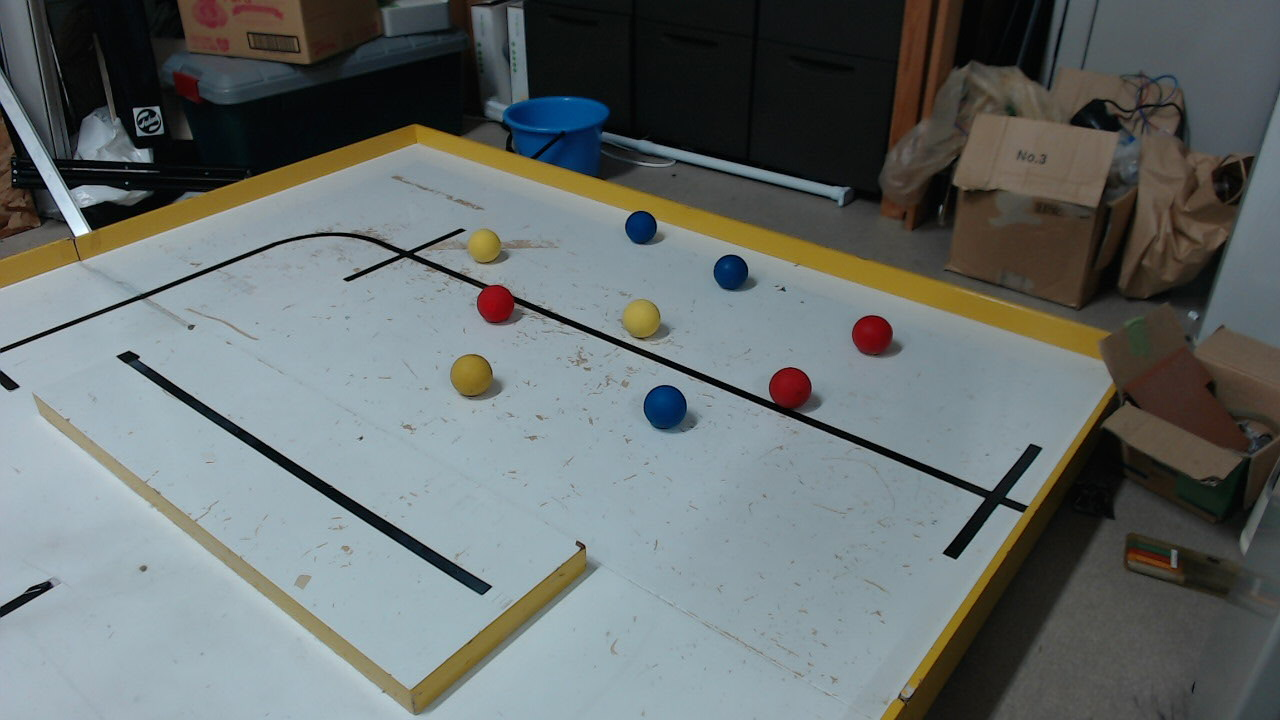
#> input picture ball_kyougidai.jpg, 1280 x 720 px
$ python test.py
#> lines starting #> are read from the running program, lines starting #| are printed output that depends on the picture; after the words box and inside, x2 and y2 are one past the last pixel; in counts of white or black regions, pixels touching at a corner belong together
import cv2
import numpy as np
## 必要なモジュールのimport

def main():
    #使用する画像のセット(カメラの画像を同じ様に指定できる)
    img = cv2.imread('ball_kyougidai.jpg')
#> img is the input picture: shape (720, 1280, 3); mean B, G, R 109.6, 110.3, 103.6
    #画像のサイズを指定
    size = (640,480)

    #画像のコピーを保存
    cimg1 = img

    #画像をhsv変換
    hsv = cv2.cvtColor(img, cv2.COLOR_BGR2HSV)
#> hsv: shape (720, 1280, 3); mean H, S, V 77.3, 57.9, 117.9

    #青色のマスクの閾値を指定
    low_blue = np.array([100, 100, 50])
    upper_blue = np.array([155, 255, 255])

    #青色のマスクを作成
    mask1 = cv2.inRange(hsv, low_blue, upper_blue)
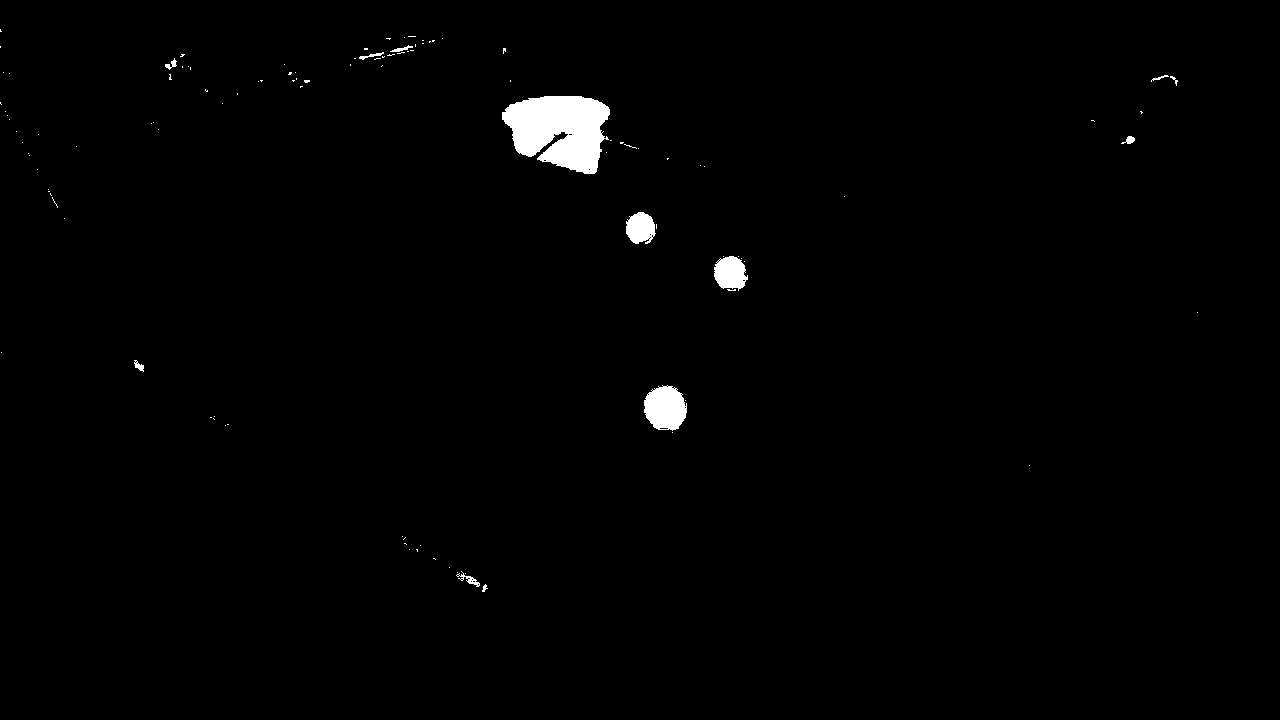
#> mask1: shape (720, 1280); 1.1% white; 111 white regions (98 under 20 px), largest, box (x1, y1, x2, y2) and area: (502, 96, 610, 174) 5969, (644, 385, 687, 431) 1494, (714, 256, 748, 291) 865

    #masking = cv2.bitwise_and(img, img, mask = mask1)

    #黄色のマスクの閾値を指定
    low_yellow = np.array([20, 105, 90])
    upper_yellow = np.array([50, 255, 255])

    #黄色のマスクを作成
    mask2 = cv2.inRange(hsv, low_yellow, upper_yellow)
#> mask2: shape (720, 1280); 4% white; 28 white regions (20 under 20 px), largest, box (x1, y1, x2, y2) and area: (76, 124, 1111, 360) 24121, (409, 551, 586, 712) 4376, (908, 384, 1115, 688) 2944

    #masking = cv2.bitwise_and(img, img, mask = mask2)

    #赤色のマスクの閾値を指定
    low_red = np.array([165, 70, 70])
    upper_red = np.array([180, 255, 255])

    #赤色のマスクを作成
    mask3 = cv2.inRange(hsv, low_red, upper_red)
#> mask3: shape (720, 1280); 0.4% white; 20 white regions (13 under 20 px), largest, box (x1, y1, x2, y2) and area: (477, 286, 514, 324) 1038, (852, 315, 892, 354) 1013, (770, 369, 811, 406) 956
    #masking = cv2.bitwise_and(img, img, mask = mask3)

    #青色、黄色、赤色全てのマスクの合成
    all_mask = mask1 + mask2 + mask3
#> all_mask: shape (720, 1280); 5.5% white; 158 white regions (131 under 20 px), largest, box (x1, y1, x2, y2) and area: (76, 96, 1111, 360) 30090, (409, 551, 586, 712) 4376, (908, 384, 1115, 688) 2944

    #カーネルを作成
    kernel = np.ones((5,5),np.uint8)


    all_mask = cv2.dilate(all_mask,kernel,iterations = 1)
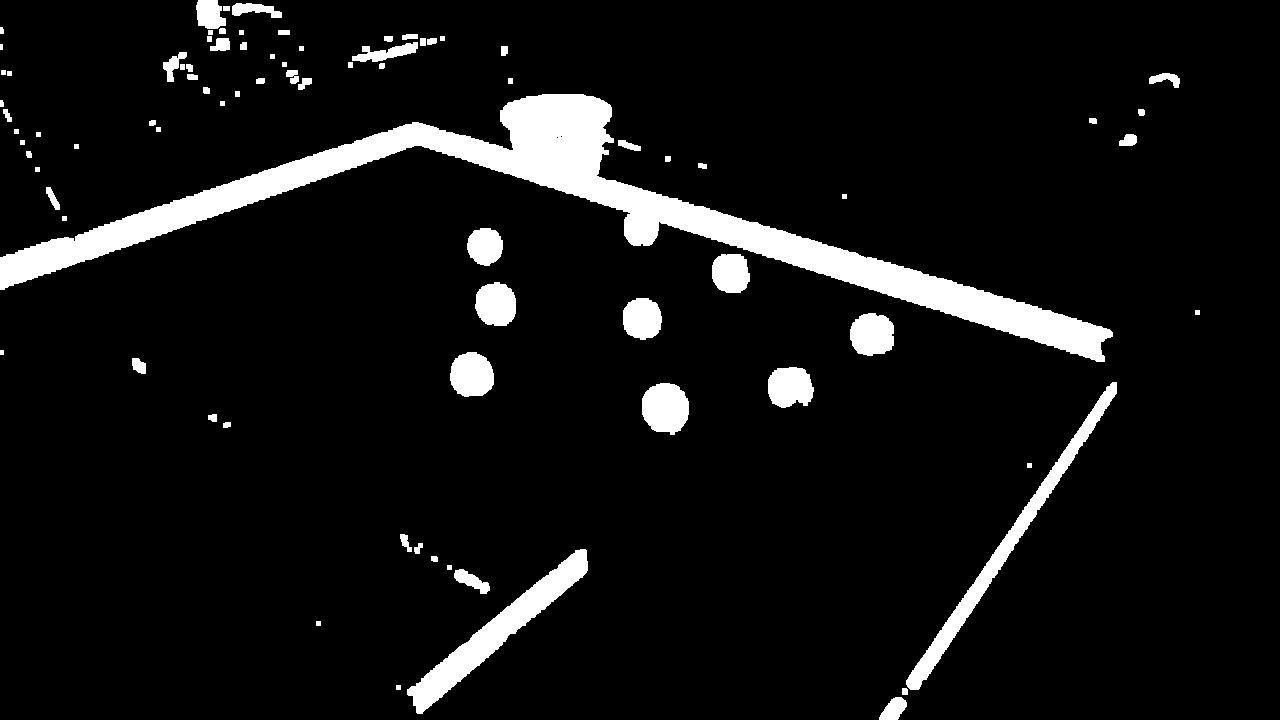
#> all_mask: shape (720, 1280); 7.5% white; 83 white regions (1 under 20 px), largest, box (x1, y1, x2, y2) and area: (0, 94, 1113, 362) 40381, (407, 549, 588, 714) 5776, (906, 382, 1117, 690) 5034

    # マスク画像の作成
    masking = cv2.bitwise_and(img, img, mask = all_mask)
    # Hough_tranceration
    #img = img[:,::-1]
    #masking = cv2.resize(masking, size)

    #マスク画像にガウシアンフィルタを適用
    masking = cv2.GaussianBlur(masking, (33,33), 1)

    #マスク画像の保存
    cimg2 = masking

    #マスク画像のグレイスケール化
    masking = cv2.cvtColor(masking, cv2.COLOR_RGB2GRAY)
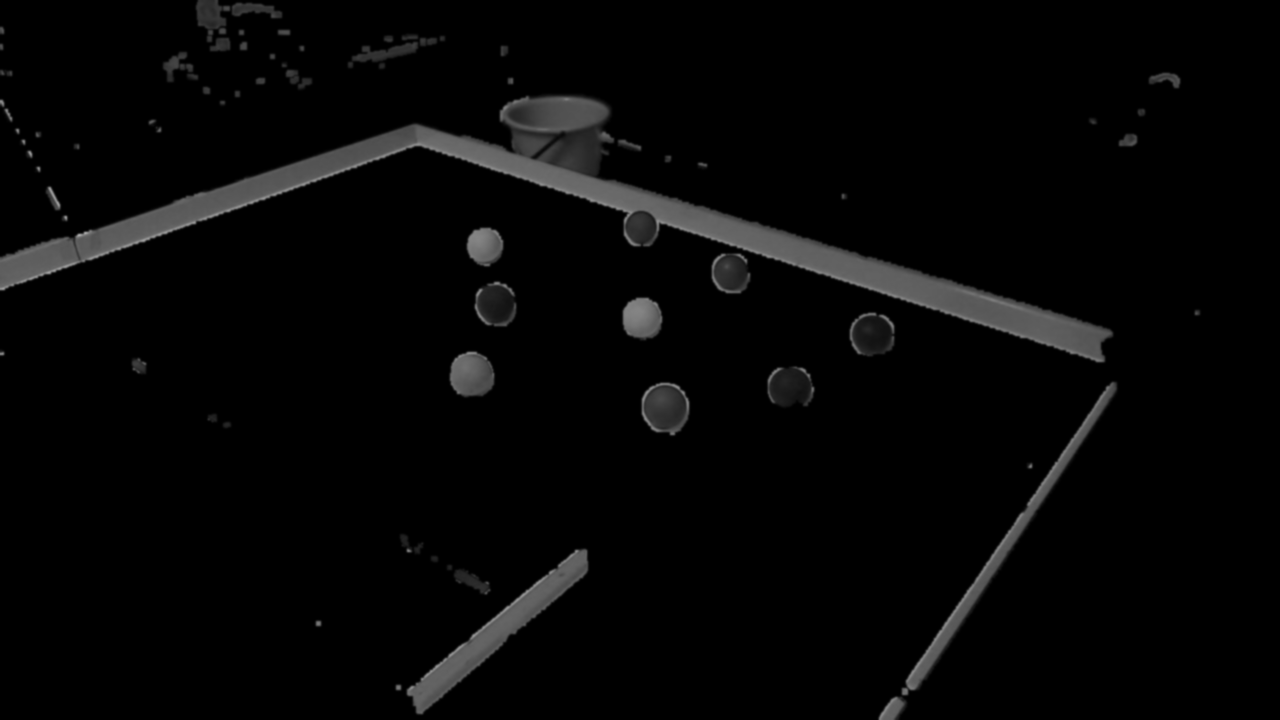
#> masking: shape (720, 1280); min 0, max 169, mean 6.3

    #ハフ変換の実行
    circles = cv2.HoughCircles(masking, cv2.HOUGH_GRADIENT, 1, 10,param1=50,param2=20,minRadius=5,maxRadius=30)
#> circles = [[666.5, 406.5, 22.9], [471.5, 374.5, 22.7], [496.5, 305.5, 21], [484.5, 246.5, 18.5], [640.5, 226.5, 15.5], [789.5, 387.5, 20], [731.5, 272.5, 17.4], [641.5, 318.5, 20.5], [870.5, 332.5, 20.2]]
    if circles is not None:
        circles = np.uint16(np.around(circles))
#> circles = [[666, 406, 23], [472, 374, 23], [496, 306, 21], [484, 246, 18], [640, 226, 16], [790, 388, 20], [732, 272, 17], [642, 318, 20], [870, 332, 20]]
        for i in circles[0,:]:
            #draw the outer circle
            cv2.circle(cimg1,(i[0],i[1]),i[2],(0,255,0),2)
            pos_str='(x,y)=('+str(i[0])+','+str(i[0])+')'
            cv2.putText(cimg1,pos_str,(i[0]+15, i[1]+30),cv2.FONT_HERSHEY_PLAIN,1,255,2,cv2.LINE_AA)
            #draw the center of the circle
            cv2.circle(cimg1,(i[0],i[1]),2,(0,0,255),3)
#> this loop made 9 passes
#> (i, pos_str) on passes 1 to 9: ([666, 406, 23], '(x,y)=(666,666)'), ([472, 374, 23], '(x,y)=(472,472)'), ([496, 306, 21], '(x,y)=(496,496)'), ([484, 246, 18], '(x,y)=(484,484)'), ([640, 226, 16], '(x,y)=(640,640)'), ([790, 388, 20], '(x,y)=(790,790)'), ([732, 272, 17], '(x,y)=(732,732)'), ([642, 318, 20], '(x,y)=(642,642)'), ([870, 332, 20], '(x,y)=(870,870)')
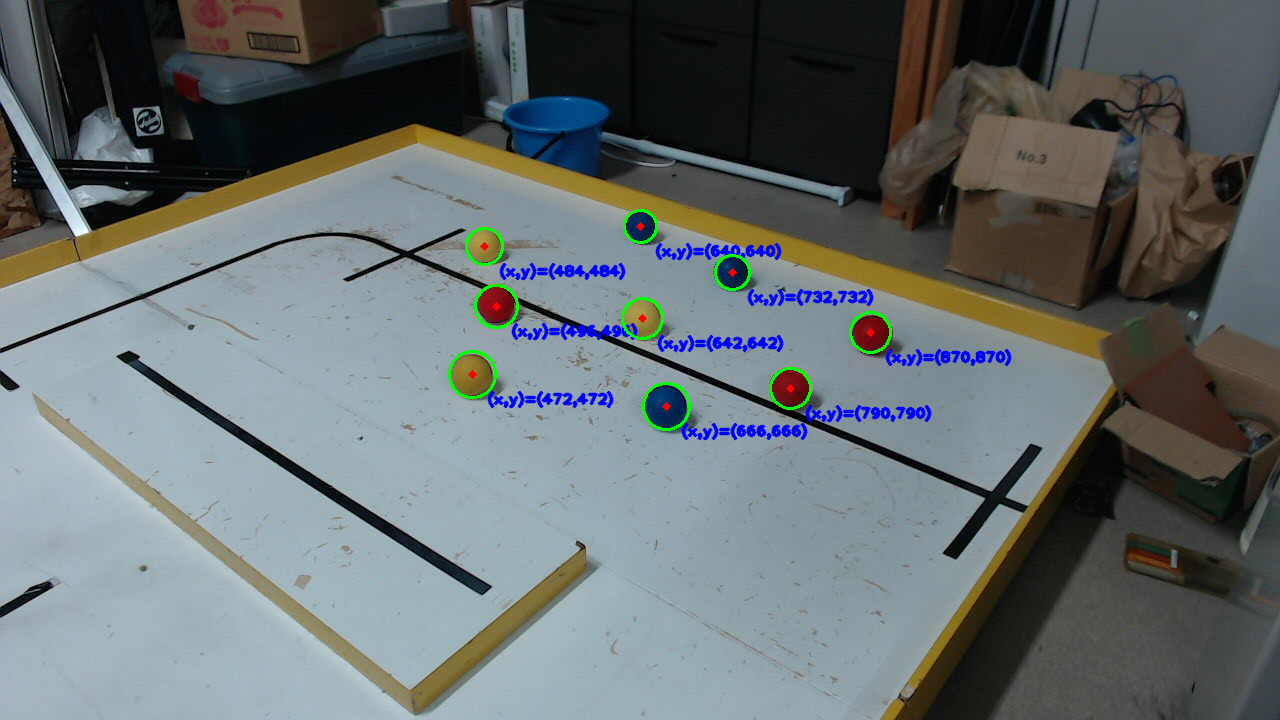
#> cimg1: shape (720, 1280, 3); 1.75% of pixels changed, all inside (x1, y1, x2, y2) = (448, 209, 1012, 441)

    else:
        print("nothing")

    cv2.imshow('test1', cimg1)
    cv2.imshow('test2', all_mask)
    cv2.imshow('test3', cimg2)


    cv2.waitKey(0)


    #cap.release()
    #cv2.destroyAllWindows()


if __name__ == "__main__":
    main()
